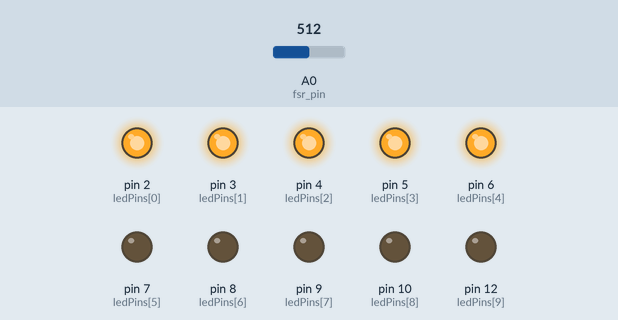
Recording of a sketch running on a simulated Arduino Uno, built with avr-gcc and run on an emulated ATmega328P. Parts: output pins drawn as LEDs (lit = HIGH). The inputs (shaded band) are chosen by the test bench; at power-on: A0 (fsr_pin) = 512.

Above: at 1.2 s.
1.3 s: A0 (fsr_pin) set to 598
2.8 s: A0 (fsr_pin) set to 629
At 3.7 s:
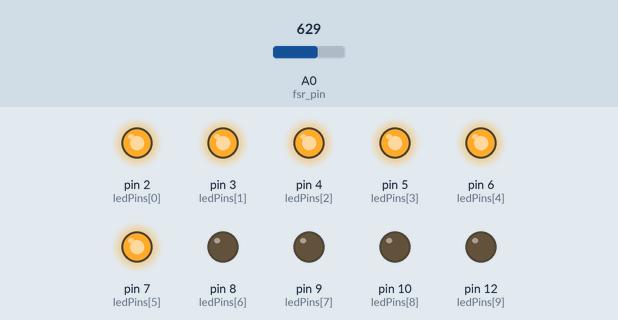
4.3 s: A0 (fsr_pin) set to 511
At 4.9 s:
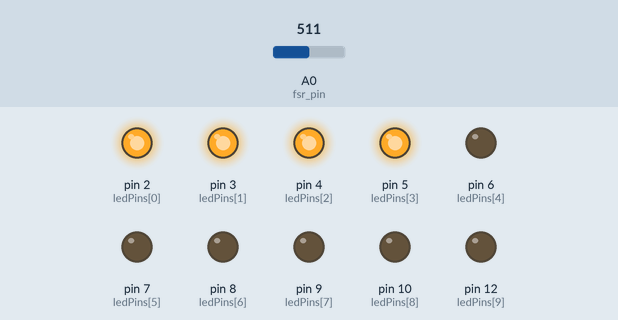
5.8 s: A0 (fsr_pin) set to 427
7.3 s: A0 (fsr_pin) set to 395
At 8.4 s:
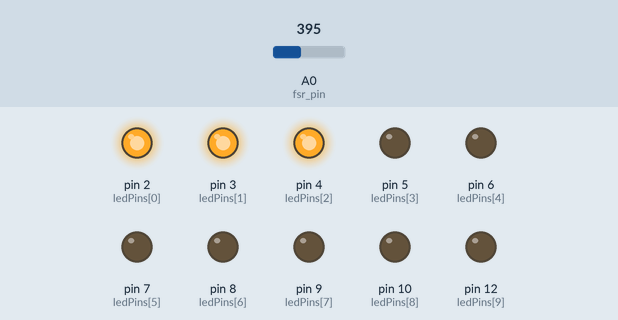
8.8 s: A0 (fsr_pin) set to 716
At 9.5 s:
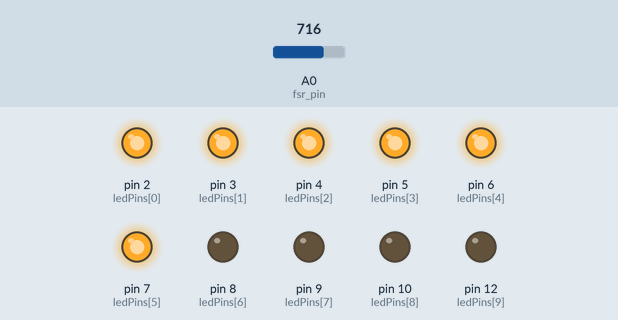
Timing chart, 0 to 11.3 s (numbered marks = the images above; inputs shaded):
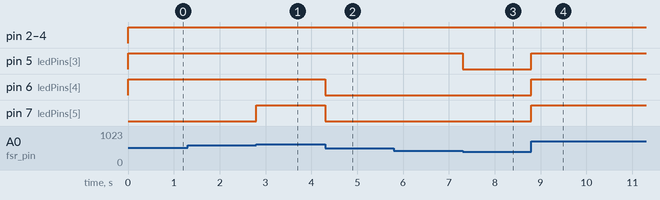

The sketch:

sketch_oct18b.ino
```cpp
const int ledCount = 10; // the number of LEDs in the bar graph
int ledPins[] = { 2, 3, 4, 5, 6, 7, 8, 9, 10, 12};
#define fsr_pin A0

void setup(){
  Serial.begin(115200);
    for (int thisLed = 0; thisLed < ledCount; thisLed++) {
      pinMode(ledPins[thisLed], OUTPUT);
  }
}

void loop()
{
  int fsr_value = analogRead(fsr_pin); // 讀取FSR
  int led_value = map(fsr_value, 0, 1023, 0, 10); // 從0~1023映射到0~10
    for (int thisLed = 0; thisLed < ledCount;thisLed++) {
      if (thisLed < led_value) {
      digitalWrite(ledPins[thisLed], HIGH);
        }
      else {
        digitalWrite(ledPins[thisLed], LOW);
        }
  }
}
```

Measured:
- the behaviour switches between 613 and 614 on A0 (fsr_pin) (found by bisection; images 0 and 1)
- the behaviour switches between 410 and 409 on A0 (fsr_pin) (found by bisection; images 2 and 3)
- after the input at 1.3 s, every drawn part: stays the same
- after the input at 2.8 s, pin 7 (ledPins[5]): LOW → HIGH at once
- after the input at 4.3 s, pin 6 (ledPins[4]), pin 7 (ledPins[5]): HIGH → LOW at once
- after the input at 5.8 s, every drawn part: stays the same
- after the input at 7.3 s, pin 5 (ledPins[3]): HIGH → LOW at once
- after the input at 8.8 s, pin 5 (ledPins[3]), pin 6 (ledPins[4]), pin 7 (ledPins[5]): LOW → HIGH at once
